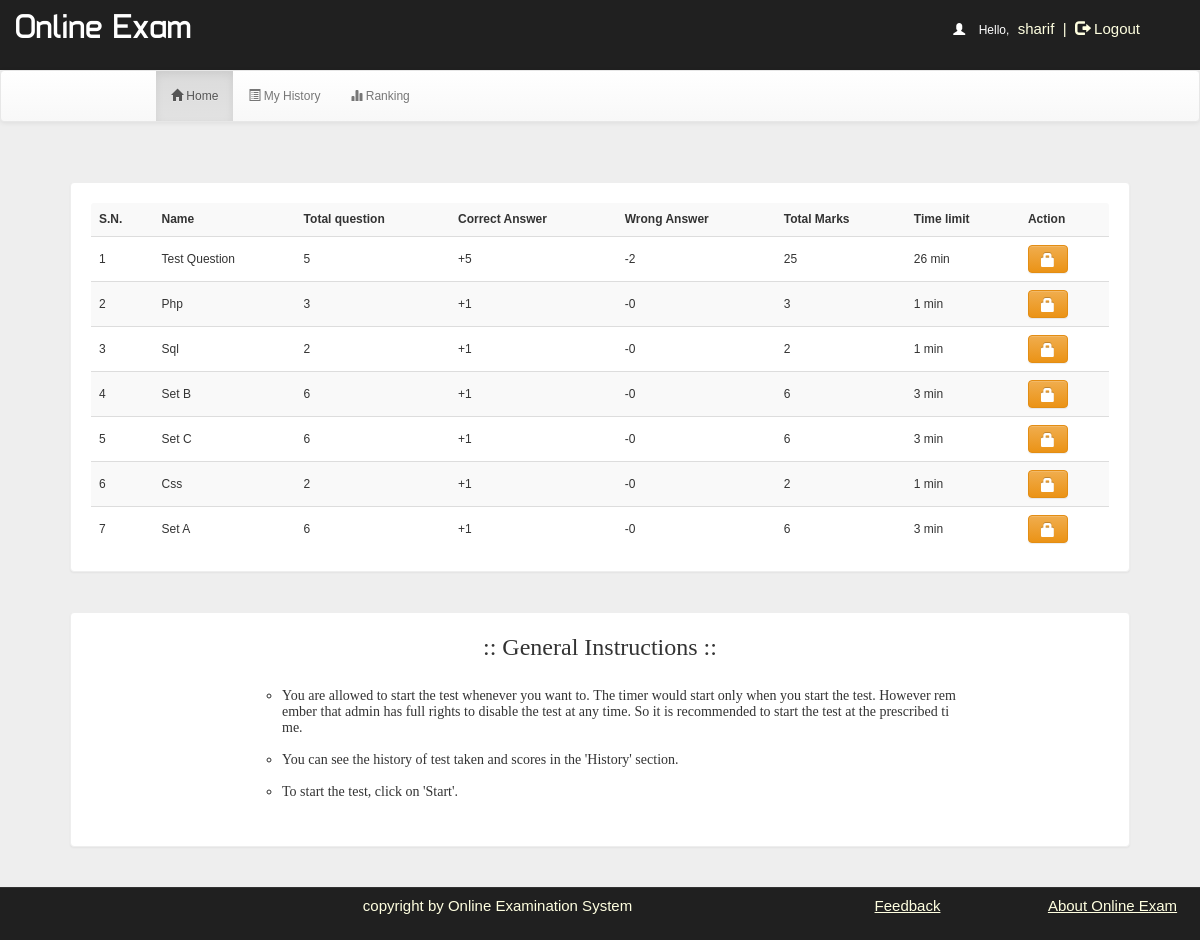
Page /account.php?q=1 (signed in) on the committed database.
### tables this page shows
CREATE TABLE `quiz` (
  `id` int(100) NOT NULL,
  `eid` text NOT NULL,
  `title` varchar(100) NOT NULL,
  `correct` int(11) NOT NULL,
  `wrong` int(11) NOT NULL,
  `total` int(11) NOT NULL,
  `time` bigint(20) NOT NULL,
  `date` timestamp NOT NULL DEFAULT CURRENT_TIMESTAMP ON UPDATE CURRENT_TIMESTAMP,
  `status` varchar(10) NOT NULL
);

### lib/functions.php (called while the page is built, shortened)
<?php
function query($query, $query_type = NO_RETURN){
    global $con;
    switch ($query_type){
        case NO_RETURN:
            $result = mysqli_query($con, $query) or die("Query failed: ".mysqli_error($con));
            if ($result){
                return true;
            }else{
                return false;
            }
            break;
        case SINGLE_RETURN:
            $result = mysqli_query($con, $query) or die("Query failed: ".mysqli_error($con));
            return mysqli_fetch_assoc($result);
            break;
    }
}

### account.php (the view, shortened to what this page needs)
<!DOCTYPE html PUBLIC "-//W3C//DTD XHTML 1.0 Transitional//EN" "http://www.w3.org/TR/xhtml1/DTD/xhtml1-transitional.dtd">
<html xmlns="http://www.w3.org/1999/xhtml">
<head>
<link  rel="stylesheet" href="css/bootstrap.min.css"/>
 <link  rel="stylesheet" href="css/bootstrap-theme.min.css"/>
 <link rel="stylesheet" href="css/main.css">
 <link  rel="stylesheet" href="css/font.css">
</head>
<body>
<div class="header">
<div class="row">
<div class="col-lg-6">
<span class="logo">Online Exam</span></div>
<div class="col-md-4 col-md-offset-2">
 <?php
 include_once 'dbConnection.php';
if (!(isset($_SESSION['username']))) {
    header("location:index.php");
} else {
    $username = $_SESSION['username'];
    echo '<span class="pull-right top title1" ><span style="color:white"><span class="glyphicon glyphicon-user" aria-hidden="true"></span>&nbsp;&nbsp;&nbsp;&nbsp;Hello,</span> <span class="log log1" style="color:lightyellow">' . $username . '&nbsp;&nbsp;|&nbsp;&nbsp;<a href="logout.php?q=account.php" style="color:lightyellow"><span class="glyphicon glyphicon-log-out" aria-hidden="true"></span>&nbsp;Logout</button></a></span>';
}
?>
</div>
</div></div>
<div class="bg">
<nav class="navbar navbar-default title1">
  <div class="container-fluid">
    <div class="navbar-header">
      <a class="navbar-brand" href="#"><b>&nbsp;&nbsp;&nbsp;&nbsp;&nbsp;&nbsp;&nbsp;&nbsp;&nbsp;&nbsp;&nbsp;&nbsp;&nbsp;&nbsp;&nbsp;&nbsp;&nbsp;&nbsp;&nbsp;&nbsp;&nbsp;&nbsp;&nbsp;&nbsp;&nbsp;</b></a>
    </div>
    <div class="collapse navbar-collapse" id="bs-example-navbar-collapse-1">
      <ul class="nav navbar-nav">
        <li <?php
if (@$_GET['q'] == 1)
    echo 'class="active"';
?> ><a href="account.php?q=1"><span class="glyphicon glyphicon-home" aria-hidden="true"></span>&nbsp;Home<span class="sr-only">(current)</span></a></li>
        <li <?php
if (@$_GET['q'] == 2)
    echo 'class="active"';
?>><a href="account.php?q=2"><span class="glyphicon glyphicon-list-alt" aria-hidden="true"></span>&nbsp;My History</a></li>
    <li <?php
if (@$_GET['q'] == 3)
    echo 'class="active"';
?>><a href="account.php?q=3"><span class="glyphicon glyphicon-stats" aria-hidden="true"></span>&nbsp;Ranking</a></li></ul>
      </div>
  </div>
</nav>
<div class="container">
<div class="row">
<div class="col-md-12">
<?php
if (@$_GET['q'] == 1) {
    $result = mysqli_query($con, "SELECT * FROM quiz WHERE status = 'enabled' ORDER BY date DESC") or die('Error');
    echo '<div class="panel"><table class="table table-striped title1"  style="vertical-align:middle">
<tr><td style="vertical-align:middle"><b>S.N.</b></td><td style="vertical-align:middle"><b>Name</b></td><td style="vertical-align:middle"><b>Total question</b></td><td style="vertical-align:middle"><b>Correct Answer</b></td><td style="vertical-align:middle"><b>Wrong Answer</b></td><td style="vertical-align:middle"><b>Total Marks</b></td><td style="vertical-align:middle"><b>Time limit</b></td><td style="vertical-align:middle"><b>Action</b></td></tr>';
    $c = 1;
    while ($row = mysqli_fetch_array($result)) {
        $title   = $row['title'];
        $total   = $row['total'];
        $correct = $row['correct'];
        $wrong   = $row['wrong'];
        $time    = $row['time'];
        $eid     = $row['eid'];
        $q12 = mysqli_query($con, "SELECT score FROM history WHERE eid='$eid' AND username='$username'") or die('Error98');
        $rowcount = mysqli_num_rows($q12);
        if ($rowcount == 0) {
            ?>
            <tr>
                <td style="vertical-align:middle"><?php echo $c++; ?></td>
                <td style="vertical-align:middle"><?php echo  $title; ?></td>
                <td style="vertical-align:middle"><?php echo  $total; ?></td>
                <td style="vertical-align:middle">+<?php echo  $correct; ?></td>
                <td style="vertical-align:middle">-<?php echo  $wrong; ?></td>
                <td style="vertical-align:middle"><?php echo  $correct * $total; ?></td>
                <td style="vertical-align:middle"><?php echo  $time; ?> min</td>
                <td style="vertical-align:middle">
                    <?php
                    $logged_user_id = $_SESSION['logged_user_id'];
                    $status_query = "SELECT status FROM user WHERE id = '$logged_user_id'";
                    $status_result = query($status_query,SINGLE_RETURN);
                    if($status_result['status'] == 1){
                        ?>
                        <b>
                            <?php echo '<a href="account.php?q=quiz&step=2&eid=' . $eid . '&n=1&t=' . $total . '&start=start" class="btn" style="color:#FFFFFF;background:darkgreen;font-size:12px;padding:7px;padding-left:10px;padding-right:10px"><span class="glyphicon glyphicon-new-window" aria-hidden="true"></span>&nbsp;<span><b>Start</b></span></a>' ?>
                        </b>
                        <?php
                    }else{
                        ?>
                        <button onclick="noPermissionForExam();" class="btn btn-warning"><i class="glyphicon glyphicon-lock" aria-hidden="true"></i></button>
                        <?php
                    }
                    ?>
                </td>
            </tr>
    <?php
        }
    }
    echo '</table></div><div class="panel" style="padding-top:1px;padding-left:15%;padding-right:15%;word-wrap:break-word"><h3 align="center" style="font-family:calibri">:: General Instructions ::</h3><br /><ul type="circle"><font style="font-size:14px;font-family:calibri">';
    $file = fopen("instructions.txt", "r");
    while (!feof($file)) {
        echo '<li>';
        $string = fgets($file);
        $num    = strlen($string);
        $c      = str_split($string);
        for ($i = 0; $i < $num; $i++) {
            $last = $c[$i];
            if ($c[$i] == ' ' && $last == ' ') {
                echo '&nbsp;';
            } else {
                echo $c[$i];
            }
        }
        echo "</li><br />";
    }
    echo '</font></ul></div>';
}
?>
</div></div></div></div>
<div class="row footer">
 <div class="col-md-2 box"></div>
<div class="col-md-6 box">
<span href="#" data-target="#login" style="color:lightyellow">copyright by Online Examination System<br><br></span></div>
<div class="col-md-2 box">
<a href="feedback.php" style="color:lightyellow;text-decoration:underline" onmouseover="this.style('color:yellow')" target="new">Feedback</a></div>
<div class="col-md-2 box">
<a href="about.php" s style="color:lightyellow;text-decoration:underline" onmouseover="this.style('color:yellow')" target="new">About Online Exam</a></div>
</div>
</body>
</html>

### css/main.css (style rules this page uses)
body { overflow-x:hidden;width:100%;font: 12px "Century Gothic", "Times Roman", sans-serif;background:#eee;min-height:550px;background-attachment:fixed; }
.bg { min-height:540px; }
.panel { border-color:#eee;margin:40px;padding:20px;font: 15px "Century Gothic", "Times Roman", sans-serif; }
.header { background:#202020;height:70px; }
.logo { font-family:'typo';font-size:35px;color:#ffffff;margin:15px; }
.title1 { font: 12px "Century Gothic", "Times Roman", sans-serif; }
.footer { font-size:15px;text-align:center;border-top:1px solid;border-color:#323232;background-color:#202020; }
.footer a { margin:25px;color:#0000ff;text-decoration:none;font: 15px "Century Gothic", "Times Roman", sans-serif; }
.box { padding:9px; }
.top { margin-top:20px; }
.log1 { font: 15px 'Ubuntu', sans-serif;color:#0000ff;margin-left:10px; }
.log { margin:10px;margin-right:60px;margin-left:5px;color:#ffffb3;text-decoration:none;font-size:20px;font-size:15px; }

### rows in the picture
quiz: title "Test Question", total "5", correct "5", wrong "2", $correct * $total "25", time "26"
quiz: title "Php", total "3", correct "1", wrong "0", $correct*$total "3", time "1"
quiz: title "Sql", total "2", correct "1", wrong "0", $correct*$total "2", time "1"
quiz: title "Set B", total "6", correct "1", wrong "0", $correct*$total "6", time "3"
quiz: title "Set C", total "6", correct "1", wrong "0", $correct*$total "6", time "3"
quiz: title "Css", total "2", correct "1", wrong "0", $correct*$total "2", time "1"
quiz: title "Set A", total "6", correct "1", wrong "0", $correct*$total "6", time "3"

### other values in the picture
$username "sharif"
$c[$i] "Y"
$c[$i] "o"
$c[$i] "u"
$c[$i] "a"
$c[$i] "r"
$c[$i] "e"
$c[$i] "l"
$c[$i] "w"
$c[$i] "d"
$c[$i] "t"
$c[$i] "s"
$c[$i] "h"
$c[$i] "n"
$c[$i] "v"
